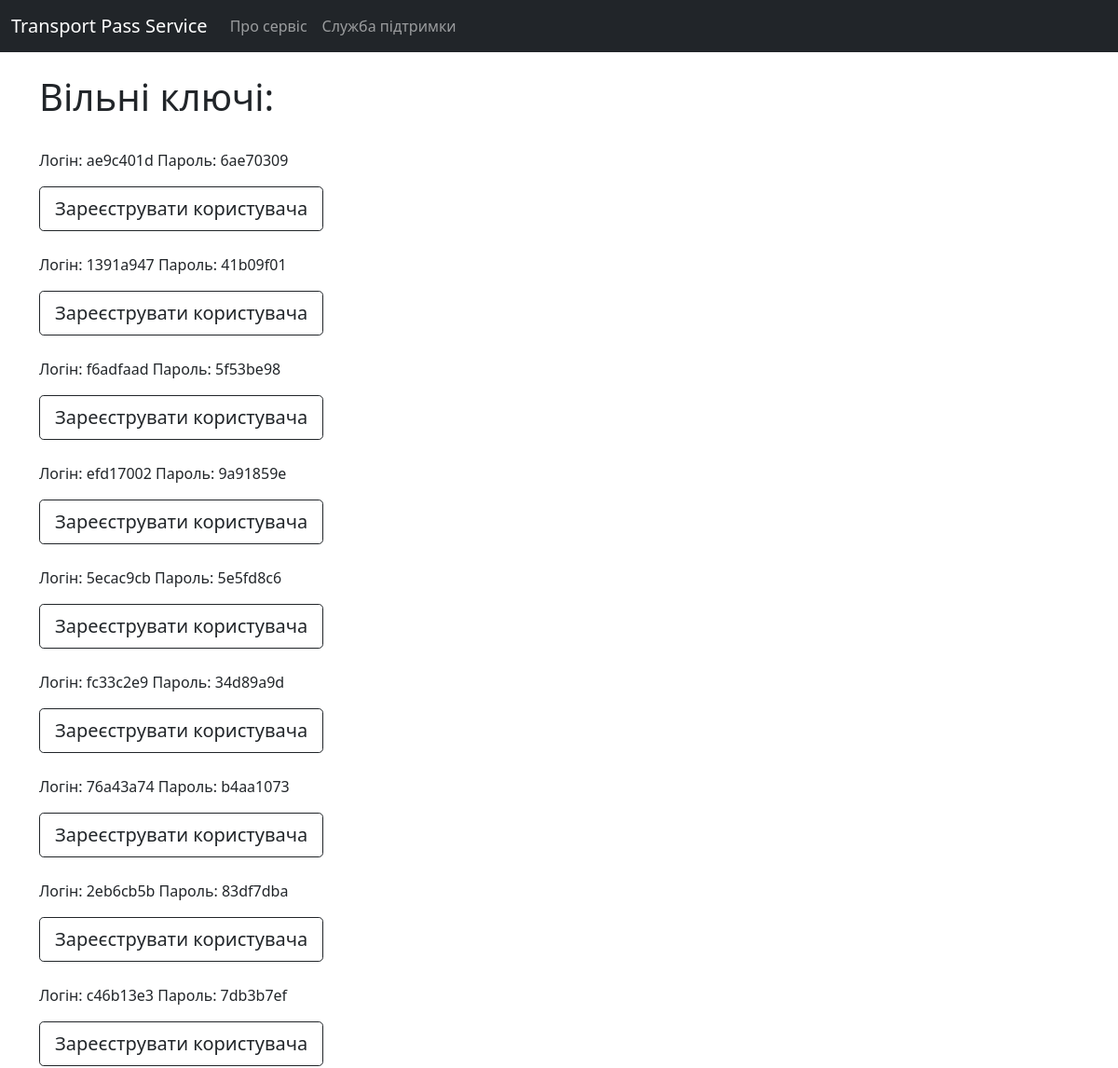
The page /company_admin/free_codes (signed in, upper part) on the database as committed earlier.
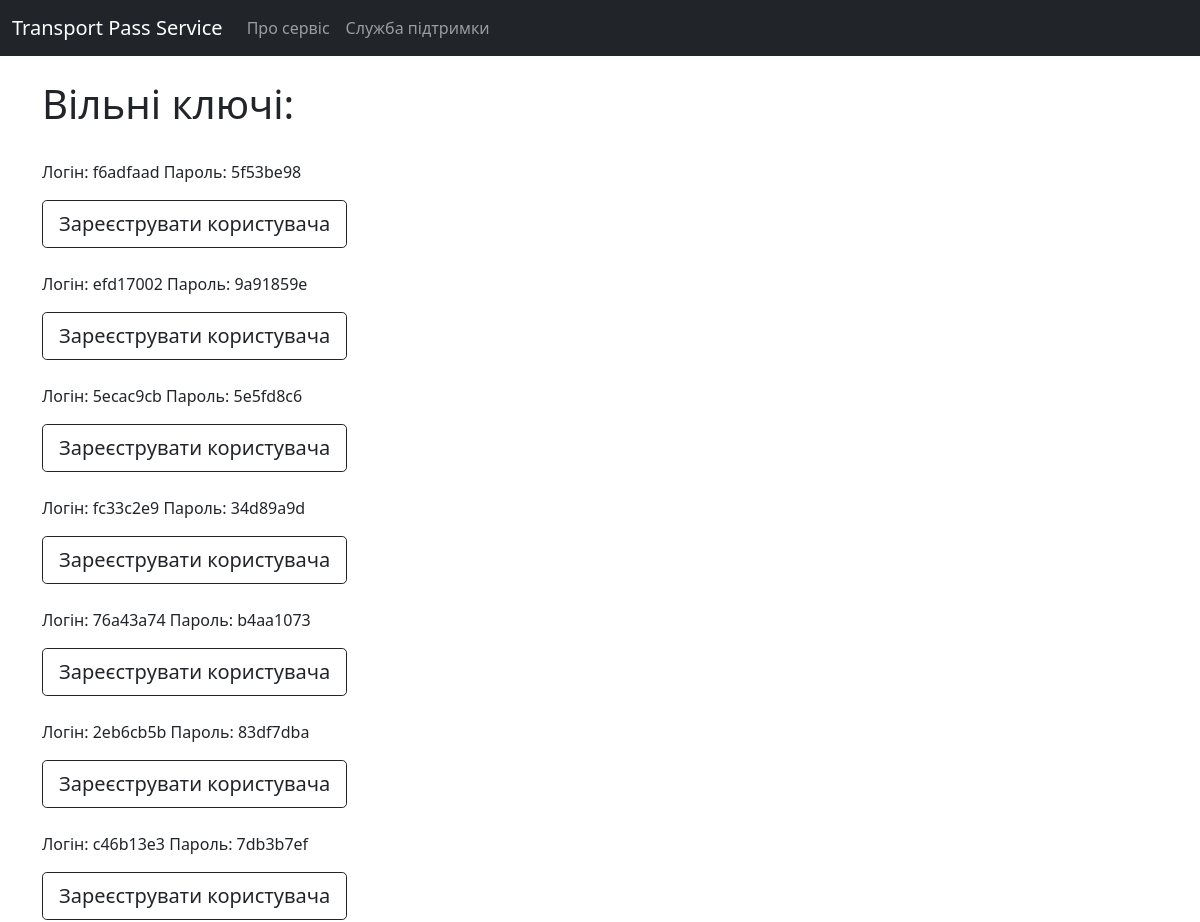
The same page on the database as committed later.
### account/models.py (models this page shows)
class Code(models.Model):
    company = models.ForeignKey(Company, on_delete=models.CASCADE)
    pub_key = models.CharField(max_length=8)  # логин сотрудника
    sec_key = models.CharField(max_length=8)  # пароль сотрудника
    user = models.ForeignKey(User, blank=True, null=True, on_delete=models.CASCADE)

### account/views/company_admin_views.py (the view)
# urls.py: path('company_admin/free_codes', company_admin_views.show_free_codes, name='show_free_codes'),
@login_required
def show_free_codes(request):
    admin: User = request.user
    try:
        free_codes = Code.objects.filter(user_id__isnull=True, company_id=admin.company_id)
        context = {'free_codes': free_codes}
        return render(request, 'account/company_admin/show_free_codes.html', context=context)
    except ObjectDoesNotExist:
        message = 'Для організації коди не згенеровано!'
        return render(request, 'account/company_admin/show_free_codes.html', context=message)

### account/templates/account/company_admin/show_free_codes.html (shortened to what this page needs)
{% extends 'account/base.html' %}
{% block content %}
    <h1>Вільні ключі:</h1><br/>
    {% for code in free_codes %}
        <p>Логін: {{ code.pub_key }} Пароль: {{ code.sec_key }}</p>
        <a href="{% url 'register_code_by_admin' code.pub_key %}" class="btn btn-outline-dark btn-lg">Зареєструвати користувача</a><br/><br/>
    {% endfor %}
    <a href="{% url 'company_admin' %}" class="btn btn-outline-dark btn-lg">Назад</a><br/><br/>
{% endblock %}

Rows that differ between the two databases and show on the page:
no longer on this page (row edited): Code: pub_key "ae9c401d", sec_key "6ae70309"
removed Code: pub_key "1391a947", sec_key "41b09f01"
